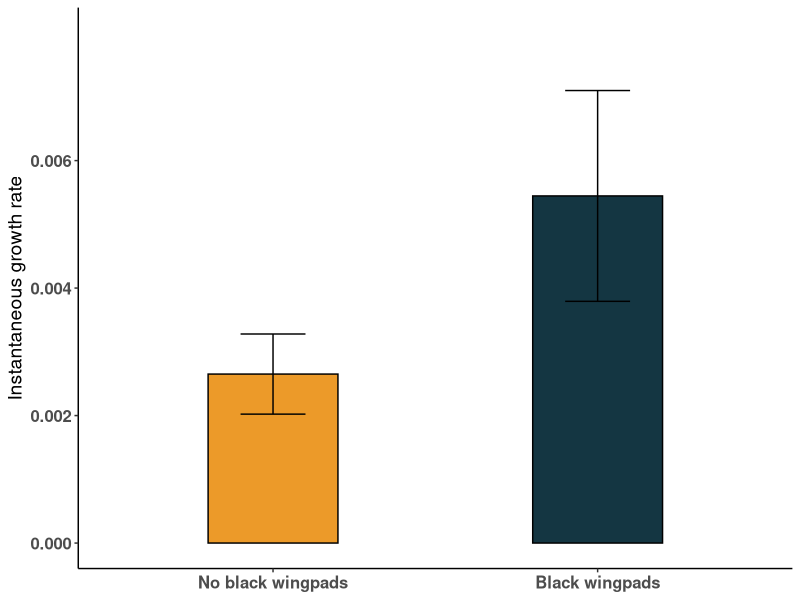
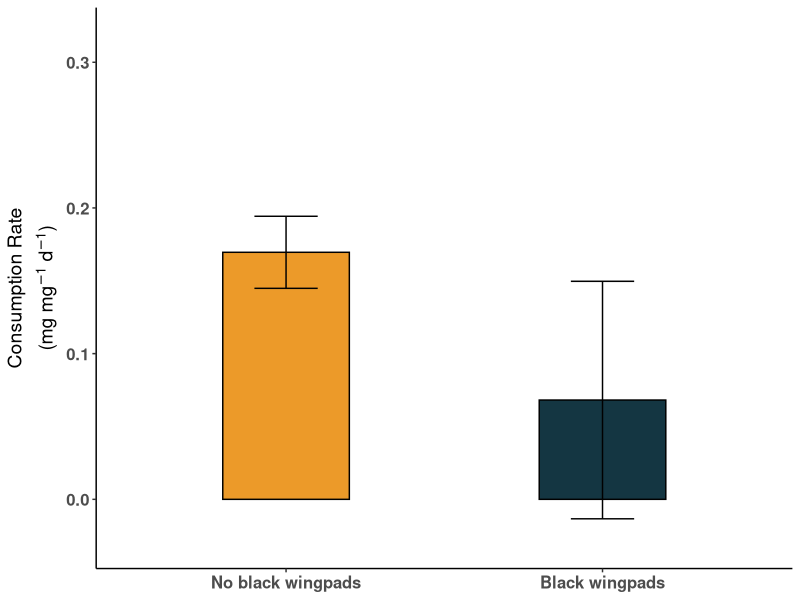
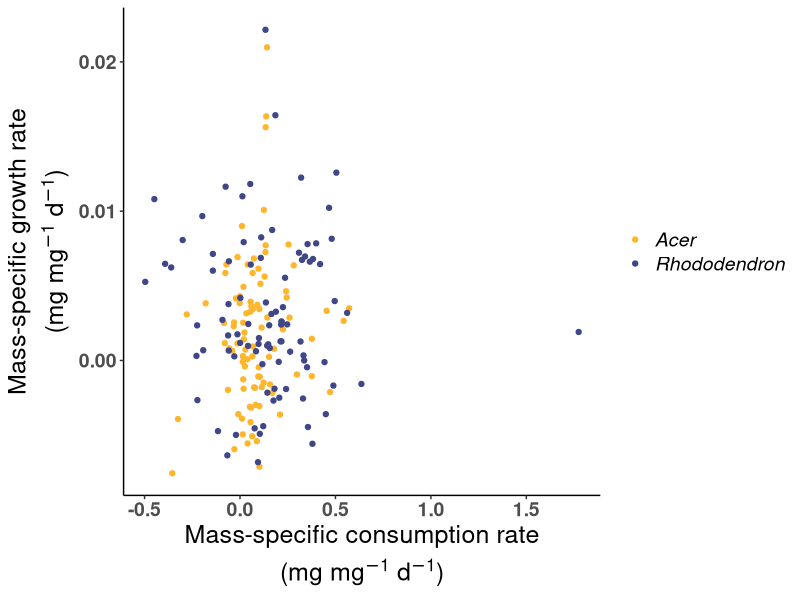
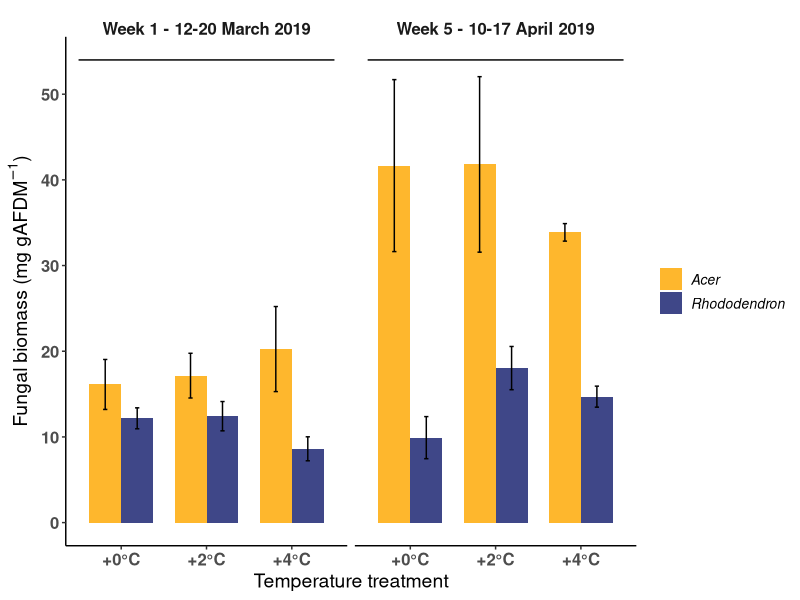

Recreate these plots in R, in order. (Note: this script raises an error after producing the figures.)
## ---- chunk 1

library(dplyr)
library(lme4)
library(lmerTest)
library(tidyverse)

## ---- chunk 2

growth_development <- read.csv("growth_development.csv")
consumption <- read.csv("consumption_rate_to.join.csv")
#as of 28 March 2024, we will use the modeled mass corrected consumption rate (corrected for the modeled bug mass during the trial based on global mean IGR and bug beginning mass)
#we will continue to use this as of 10 July 2025

## ---- chunk 3

growth_development <- growth_development %>% 
           dplyr::rename("exp.start.date" = "Beg.Date",
           "exp.end.date" = "End.Date",
           "days.in.expt" = "Days.in.expt",
           "treatment" = "Temp.TRT",
           "channel" = "Channel",
           "chamber" = "Chamber",
           "leaf" = "Leaf.spp.",
           "beg.length.mm" = "Beg.Length.mm",
           "end.Length.mm"="End.Length.mm",
           "bwp.end"="BWP.end.") %>% 
  select(-c(X))


consumption <- consumption %>% 
  dplyr::rename("c.trial" = "trial",
         "c.trial.start.date" = "date.start",
         "c.trial.end.date" = "date.end",
         "c.trial.days" = "days",
         "leaf"="species",
         "c.trial.mean.temp.C" = "mean_temp_C") %>% 
  select(-c(X))

consumption <- consumption %>% mutate(leaf=case_when(leaf=="A" ~ "Acer",
                                                     leaf=="R" ~ "Rhodo"))

growth_development_consumption <- left_join(growth_development, consumption, by=c("treatment", "channel", "chamber", "leaf"))

## ---- chunk 4

consumption_ave <- consumption %>% group_by(treatment, channel, chamber, leaf) %>%
  dplyr::summarise(mean_bug_consumption=mean(consumption.bug.mg.day.mcorr.modmasscorr))

growth_development_consumption_averaged <- left_join(growth_development, consumption_ave)

## ---- chunk 5

bwp.growth.consumption.3.4 <- growth_development_consumption %>% filter(treatment==3 | treatment==4) %>% 
  group_by(bwp.end) %>%
  dplyr::summarise(
    average_igr=mean(igr),
    sd_igr=sd(igr),
    n_igr=n(),
    se_igr=sd_igr/sqrt(n_igr),
    
    average_igr=mean(igr),
    sd_igr=sd(igr),
    n_igr=n(),
    se_igr=sd_igr/sqrt(n_igr),
    
    average_cons_bug_mg.mg.day=mean(consumption.bug.mg.day.mcorr.modmasscorr, na.rm=T),
    sd_cons_bug_mg.mg.day=sd(consumption.bug.mg.day.mcorr.modmasscorr, na.rm=T),
    n_cons_bug_mg.mg.day=n(), 
    se_cons_bug_mg.mg.day=sd_cons_bug_mg.mg.day/sqrt(n_cons_bug_mg.mg.day),)

## ---- chunk 6

options(scipen=10000)

plot.igr.bwp <- ggplot()+
  theme_classic()+
  geom_bar(data=bwp.growth.consumption.3.4, aes(x=bwp.end, y=average_igr, color=bwp.end, fill = bwp.end),
           width = 0.4, position = position_dodge(width=0.5), stat="identity")+  
  theme(axis.title.x = element_blank())+
  ylab("Instantaneous growth rate")+
  geom_errorbar(data=bwp.growth.consumption.3.4,
                aes(x=bwp.end, y= average_igr,
                    ymin=average_igr-se_igr, ymax=average_igr+se_igr,
                    group=bwp.end),
                width=.2, position=position_dodge(width=0.5), color= "black")+
  theme(legend.position='none')+
  theme(axis.title=element_text(size=14))+
  theme(axis.text=element_text(size=12, face="bold"))+
  scale_x_discrete("bwp.end", labels = c("N" = "No black wingpads", "Y" = "Black wingpads"))+
  scale_color_manual(values=c("black","black"), guide="none")+
  scale_fill_manual(values=c("#EC9A29", "#143642"))+
  scale_y_continuous(limits = c(0, 0.008), breaks = c(0.0000, 0.002, 0.004, 0.006))

plot.igr.bwp
#note that n = 38 bugs with no bwp vs 11 with bwp

## ---- chunk 7

#jpeg(filename="igr.bwp.jpeg", width=20, height=12, units="cm", pointsize=12, bg="white", res=600)
#plot.igr.bwp
#dev.off()

## ---- chunk 8

options(scipen=10000)

plot.consumption.bwp <- ggplot()+
  theme_classic()+
  geom_bar(data=bwp.growth.consumption.3.4, aes(x=bwp.end, y=average_cons_bug_mg.mg.day, color=bwp.end, fill = bwp.end),
           width = 0.4, position = position_dodge(width=0.5), stat="identity")+  
  theme(axis.title.x = element_blank())+
   ylab(expression(atop(paste("Consumption Rate"), "(mg mg"^-1*" d"^-1*")")))+
  geom_errorbar(data=bwp.growth.consumption.3.4,
                aes(x=bwp.end, y= average_cons_bug_mg.mg.day,
                    ymin=average_cons_bug_mg.mg.day-se_cons_bug_mg.mg.day, 
                    ymax=average_cons_bug_mg.mg.day+se_cons_bug_mg.mg.day,
                    group=bwp.end),
                width=.2, position=position_dodge(width=0.5), color= "black")+
  theme(legend.position='none')+
  theme(axis.title=element_text(size=14))+
  theme(axis.text=element_text(size=12, face="bold"))+
  scale_x_discrete("bwp.end", labels = c("N" = "No black wingpads", "Y" = "Black wingpads"))+
  scale_color_manual(values=c("black","black"), guide="none")+
  scale_fill_manual(values=c("#EC9A29", "#143642"))+
  scale_y_continuous(limits = c(-0.03, 0.32), breaks = c(0.0, 0.1, 0.2, 0.3))

plot.consumption.bwp
#note that n = 38 bugs with no bwp vs 11 with bwp

## ---- chunk 9

#jpeg(filename="consumption.bwp.jpeg", width=20, height=12, units="cm", pointsize=12, bg="white", res=600)
#plot.consumption.bwp
#dev.off()

## ---- chunk 10

growth_development_consumption_averaged.cleaned <- 
  growth_development_consumption_averaged %>% filter(!is.na(mean_bug_consumption))

growth_development_consumption_averaged.cleaned <- 
  growth_development_consumption_averaged.cleaned %>% filter(!mean_bug_consumption>2)

## ---- chunk 11

growth.v.consumption.plot <- 
  ggplot(growth_development_consumption_averaged.cleaned,
         aes(x=mean_bug_consumption, y=igr, color=leaf))+
  theme_classic()+
  geom_point(data=growth_development_consumption_averaged.cleaned,
         aes(x=mean_bug_consumption, y=igr, color=leaf))+
   theme(legend.position = "right", legend.title = element_blank())+
   xlab(expression(atop(paste("Mass-specific consumption rate"), "(mg mg"^-1*" d"^-1*")")))+
   ylab(expression(atop(paste("Mass-specific growth rate"), "(mg mg"^-1*" d"^-1*")")))+
   scale_color_manual(values=c("#FEB72DFF", "#3F4788FF"),
                      labels=c(expression(paste(italic("Acer"))),expression(paste(italic("Rhododendron")))))+
  theme(legend.text=element_text(size=14))+
  theme(axis.title=element_text(size=14))+
  theme(axis.text=element_text(size=12, face="bold"))+
  theme(axis.text=element_text(size=14))+
  theme(axis.title=element_text(size=18))+
  theme(legend.text=element_text(size=14))+
  theme(legend.text.align=0)

growth.v.consumption.plot

## ---- chunk 12

#jpeg(filename="growth_v_consumption.jpeg", width=20, height=12, units="cm", pointsize=12, bg="white", res=600)
#growth.v.consumption.plot
#dev.off()

## ---- chunk 13

growth_development_consumption.cleaned <- growth_development_consumption %>% 
  filter(!is.na(consumption.bug.mg.day.mcorr.modmasscorr))

growth_development_consumption.cleaned <- growth_development_consumption.cleaned %>%
  filter(!consumption.bug.mg.day.mcorr.modmasscorr>2)

#Trial-specific dataframes
growth_development_consumption.cleaned.CT1 <- growth_development_consumption.cleaned %>% filter(c.trial=="CT1")
growth_development_consumption.cleaned.CT2 <- growth_development_consumption.cleaned %>% filter(c.trial=="CT2")
growth_development_consumption.cleaned.CT3 <- growth_development_consumption.cleaned %>% filter(c.trial=="CT3")

## ---- chunk 14

model.growth.v.consumption <- lmer(igr~mean_bug_consumption*leaf + (1|channel),
                                   data=growth_development_consumption_averaged.cleaned)

summary(model.growth.v.consumption)
#no significant relationship between consumption and growth 


#Model with no leaf species interaction -- does igr depend on consumption overall (for data across both leaf species?)
model.growth.v.consumption.2 <- lmer(igr~mean_bug_consumption + (1|channel),
                                   data=growth_development_consumption_averaged.cleaned)

summary(model.growth.v.consumption.2)
#no significant relationship between consumption and growth

## ---- chunk 15

fungal_biomass_SSC <- read.csv("Ergosterol_SSC_FB_2019_Cummins_cleaned_13Dec2023.csv")
fungal_biomass_SSC <- fungal_biomass_SSC %>% filter(!QC=="EXCL")

#ash fraction for Rhodo was 0.09529
#ash fraction for Acer was 0.18979

fungal_biomass_SSC <- fungal_biomass_SSC %>% mutate(dm_g = vial_litter_g - vial_mass_g)

fungal_biomass_SSC <- fungal_biomass_SSC %>% mutate(
  AFDM_g = case_when(
    species=="A" ~ (dm_g*(1-0.18979)),
    species=="R" ~ (dm_g*(1-0.09529)),
  )
)

fungal_biomass_SSC <- fungal_biomass_SSC %>% mutate(erg_ug_g_afdm = erg_sample_ug/AFDM_g)
fungal_biomass_SSC <- fungal_biomass_SSC %>% mutate(fb_mg_g_afdm = erg_ug_g_afdm/5.5)


fungal_biomass_SSC <- fungal_biomass_SSC %>% mutate(
  trial.name = case_when(
    trial=="CT1" ~ "Trial 1 - 12-20 March 2019",
    trial=="CT3" ~ "Trial 3 - 10-17 April 2019",
  )
)

fungal_biomass_summarized <- fungal_biomass_SSC %>%
  group_by(trial.name, treatment, species) %>%
  dplyr::summarise(mean_fb_mg_g_afdm=mean(fb_mg_g_afdm),
    sd_fb=sd(fb_mg_g_afdm),
    n_fb=n(),
    se_fb=sd_fb/sqrt(n_fb))

fungal_biomass_summarized <- fungal_biomass_summarized %>% 
  mutate(week=case_when(trial.name=="Trial 1 - 12-20 March 2019" ~ "Week 1 - 12-20 March 2019",
                        trial.name=="Trial 3 - 10-17 April 2019" ~ "Week 5 - 10-17 April 2019"))


## ---- chunk 16

plot.FB <- ggplot()+
  geom_bar(data=fungal_biomass_summarized, aes(x=treatment, y=mean_fb_mg_g_afdm, fill = species), width=1.5,
           position = position_dodge(width=1.5), stat="identity")+
  geom_errorbar(data=fungal_biomass_summarized, 
                aes(x=treatment, y= mean_fb_mg_g_afdm, ymin=mean_fb_mg_g_afdm-se_fb, ymax=mean_fb_mg_g_afdm+se_fb, group=species),
                width=.2, position=position_dodge(width=1.5), color= "black")+
  facet_wrap(~week)+
  scale_x_continuous(breaks=c(0,2,4),labels=c("+0°C", "+2°C", "+4°C"))+
  theme_classic()+
  theme(legend.position="right", legend.title = element_blank())+
  xlab("Temperature treatment")+
  ylab(expression(paste("Fungal biomass", " (mg gAFDM"^-1*")")))+
  scale_color_manual(values=c("black","black"), guide="none")+
  scale_fill_manual(values=c("#FEB72DFF", "#3F4788FF"),
                     labels=c(expression(paste(italic("Acer"))),
                              expression(paste(italic("Rhododendron")))))+
  theme(legend.text.align=0)+
  theme(legend.text=element_text(size=10))+
  theme(axis.title=element_text(size=14))+
  theme(axis.text=element_text(size=12, face="bold"))+
    theme(strip.background = element_rect(color = "white"),
          strip.placement = "inside",
          strip.text = element_text(vjust = -1)) + 
    annotate("segment",x = -1,xend = 5,y = 54,yend = 54, size = 0.5,)+ 
       theme(strip.text.x = element_text(size = 12, face="bold"))+
  scale_y_continuous(breaks=c(0,10,20,30,40,50),labels=c("0","10","20","30","40","50"))

plot.FB


## ---- chunk 17

#jpeg(filename="fb_by_trt.jpeg", width=20, height=12, units="cm", pointsize=12, bg="white", res=600)
#plot.FB
#dev.off()

## ---- chunk 18

#remove NA's and outlier from consumption data
consumption <- consumption %>% filter(!is.na(consumption.bug.mg.day.mcorr.modmasscorr))
consumption <- consumption %>% filter(!consumption.bug.mg.day.mcorr.modmasscorr>2)

consumption_1_3 <- consumption %>% filter(c.trial=="CT1" | c.trial=="CT3")
consumption_1_3_024 <- consumption_1_3 %>% filter(treatment=="0" | treatment=="2" | treatment=="4")

consumption_1_3_024_channelave <- consumption_1_3_024 %>% group_by(c.trial, c.trial.mean.temp.C, treatment, leaf, channel) %>% 
  dplyr::summarise(mean_consumption_bug=mean(consumption.bug.mg.day.mcorr.modmasscorr),
            sd_bug_c=sd(consumption.bug.mg.day.mcorr.modmasscorr),
            n_bug_c=n(),
            se_bug=sd_bug_c/sqrt(n_bug_c))

consumption_1_3_024_channelave <- consumption_1_3_024_channelave %>% 
           dplyr::rename("species" = "leaf",
                  "trial" = "c.trial")

## ---- chunk 19

fungal_biomass_SSC <- fungal_biomass_SSC %>% mutate(species=case_when(species=="A" ~ "Acer",
                                                     species=="R" ~ "Rhodo"))

fb_consumption <- left_join(fungal_biomass_SSC, consumption_1_3_024_channelave)
fb_consumption_R <- fb_consumption %>% filter(species=="Rhodo") 
fb_consumption_A <- fb_consumption %>% filter(species=="Acer") 

## ---- chunk 20

model_consumption_fb <- lmer(mean_consumption_bug ~ fb_mg_g_afdm + (1|trial), data=fb_consumption)
summary(model_consumption_fb)

model_consumption_fb_A <- lmer(mean_consumption_bug ~ fb_mg_g_afdm + (1|trial), data=fb_consumption_A)
summary(model_consumption_fb_A)
#no relationship

model_consumption_fb_R <- lmer(mean_consumption_bug ~ fb_mg_g_afdm + (1|trial), data=fb_consumption_R)
summary(model_consumption_fb_R)
#higher FB = lower consumption for Rhodo but there is a very small range in FB
#but higher temp = higher consumption for Rhodo.....
pred.model_consumption_fb_R <- ggpredict(model_consumption_fb_R, terms="fb_mg_g_afdm")

fb_consumption$species <- as.factor(fb_consumption$species)

model_consumption_fb <- lmer(mean_consumption_bug ~ fb_mg_g_afdm*species + (1|trial), data=fb_consumption)
summary(model_consumption_fb)

#fb_consumption$species <- factor(fb_consumption$species, levels=rev(levels(fb_consumption$species)))

## ---- chunk 21

fb_consumption_plot <- 
  ggplot(fb_consumption, aes(x=fb_mg_g_afdm, y=mean_consumption_bug, color=species, shape=trial))+
  theme_classic()+
  geom_point(data=fb_consumption, aes(x=fb_mg_g_afdm, y=mean_consumption_bug, color=species, shape=trial))+
   theme(legend.position = "right", legend.title = element_blank())+
   xlab(expression(paste("Fungal biomass", " (mg gAFDM"^-1*")")))+
   ylab(expression(atop(paste("Mass-specific consumption rate"), "(mg mg"^-1*" d"^-1*")")))+
   scale_color_manual(values=c("#FEB72DFF", "#3F4788FF"),
                      labels=c(expression(paste(italic("Acer"))),expression(paste(italic("Rhododendron")))))+
  theme(legend.text=element_text(size=14))+
  theme(axis.title=element_text(size=14))+
  theme(axis.text=element_text(size=12, face="bold"))+
  theme(axis.text=element_text(size=14))+
  theme(axis.title=element_text(size=18))+
  theme(legend.text=element_text(size=14))+
  theme(legend.text.align=0)

fb_consumption_plot

## ---- chunk 22

fb_consumption_plot_A <- 
  ggplot(fb_consumption_A, aes(x=fb_mg_g_afdm, y=mean_consumption_bug, shape=trial))+
  theme_classic()+
  geom_point(data=fb_consumption_A, aes(x=fb_mg_g_afdm, y=mean_consumption_bug, shape=trial), color="#FEB72DFF", size=2)+
   theme(legend.position = "right", legend.title = element_blank())+
   xlab(expression(paste("Fungal biomass", " (mg gAFDM"^-1*")")))+
   ylab(expression(atop(paste("Mass-specific consumption rate"), "(mg mg"^-1*" d"^-1*")")))+
  theme(legend.text=element_text(size=14))+
  theme(axis.title=element_text(size=14))+
  theme(axis.text=element_text(size=12, face="bold"))+
  theme(axis.text=element_text(size=14))+
  theme(axis.title=element_text(size=18))+
  theme(legend.text=element_text(size=14))+
  theme(legend.text.align=0)+
  theme(axis.title.y=element_blank())

fb_consumption_plot_A

## ---- chunk 23

fb_consumption_plot_R <- 
  ggplot(fb_consumption_R)+
  theme_classic()+
  geom_line(data=pred.model_consumption_fb_R, aes(x=x, y=predicted), color="#3F4788FF")+
  geom_ribbon(data=pred.model_consumption_fb_R, aes(x = x, ymin = conf.low, ymax = conf.high, ),
              alpha = 0.25, fill="#3F4788FF", show.legend=F)+
  geom_point(data=fb_consumption_R, aes(x=fb_mg_g_afdm, y=mean_consumption_bug, shape=trial), color="#3F4788FF", size=2)+
   theme(legend.position = "right", legend.title = element_blank())+
   xlab(expression(paste("Fungal biomass", " (mg gAFDM"^-1*")")))+
   ylab(expression(atop(paste("Mass-specific consumption rate"), "(mg mg"^-1*" d"^-1*")")))+
  theme(legend.text=element_text(size=14))+
  theme(axis.title=element_text(size=14))+
  theme(axis.text=element_text(size=12, face="bold"))+
  theme(axis.text=element_text(size=14))+
  theme(axis.title=element_text(size=18))+
  theme(legend.text=element_text(size=14))+
  theme(legend.text.align=0)
fb_consumption_plot_R

## ---- chunk 24

#jpeg(filename="consumption_v_fb.jpeg", width=20, height=12, units="cm", pointsize=12, bg="white", res=600)
#fb_consumption_plot
#dev.off()

## ---- chunk 25

fb_temp_plot <- 
  ggplot(fb_consumption, aes(x=c.trial.mean.temp.C, y=fb_mg_g_afdm, color=species, shape=trial))+
  theme_classic()+
  geom_point(data=fb_consumption, aes(x=c.trial.mean.temp.C, y=fb_mg_g_afdm, color=species, shape=trial))+
   theme(legend.position = "right", legend.title = element_blank())+
   xlab("Mean Temperature (°C)")+
   ylab(expression(paste("Fungal biomass (mg g"^-1*" AFDM")))+
   scale_color_manual(values=c("#FEB72DFF", "#3F4788FF"),
                      labels=c(expression(paste(italic("Acer"))),expression(paste(italic("Rhododendron")))))+
  theme(legend.text=element_text(size=14))+
  theme(axis.title=element_text(size=14))+
  theme(axis.text=element_text(size=12, face="bold"))+
  theme(axis.text=element_text(size=14))+
  theme(axis.title=element_text(size=18))+
  theme(legend.text=element_text(size=14))+
  theme(legend.text.align=0)

fb_temp_plot

## ---- chunk 26

fb_consumption$species <- as.factor(fb_consumption$species)
fb_consumption_A$species <- as.factor(fb_consumption_A$species)
fb_consumption_R$species <- as.factor(fb_consumption_R$species)

model_fb_temp.lmer <- lmer(fb_mg_g_afdm ~ c.trial.mean.temp.C*species + (1|trial), data=fb_consumption)
summary(model_fb_temp.lmer)

#fb_consumption$species <- factor(fb_consumption$species, levels=rev(levels(fb_consumption$species)))#run to reverse factor levels

#lmer model for temperature with trial as a fixed effect

model_fb_temp.trial.lm <- lm(fb_mg_g_afdm ~ c.trial.mean.temp.C*species + trial*species, data=fb_consumption)
summary(model_fb_temp.trial.lm)

## ---- chunk 27
fb_consumption$treatment <- as.factor(fb_consumption$treatment)
fb_consumption$trial_treatment <- paste(fb_consumption$trial, fb_consumption$treatment, sep="_")

anova_fb_treatment_trial <- aov(fb_mg_g_afdm~trial_treatment*species, data=fb_consumption)
summary(anova_fb_treatment_trial)

anova_fb_trial <- aov(fb_mg_g_afdm~trial*species, data=fb_consumption)
summary(anova_fb_trial)

anova_fb_treatment <- aov(fb_mg_g_afdm~treatment*species, data=fb_consumption)
summary(anova_fb_treatment)

TukeyHSD(anova_fb_treatment_trial)
#extremely complicated pairwise comparisons table

TukeyHSD(anova_fb_trial)
TukeyHSD(anova_fb_treatment)

## ---- chunk 28

library(cowplot)
consumption_FB_byleaf <- plot_grid(fb_consumption_plot_R, fb_consumption_plot_A, labels = c('A', 'B'))
consumption_FB_byleaf

## ---- chunk 29

#jpeg(filename="consumption_FB_byleaf.jpeg", width=45, height=20, units="cm", pointsize=12, bg="white", res=600)
#consumption_FB_byleaf
#dev.off()
